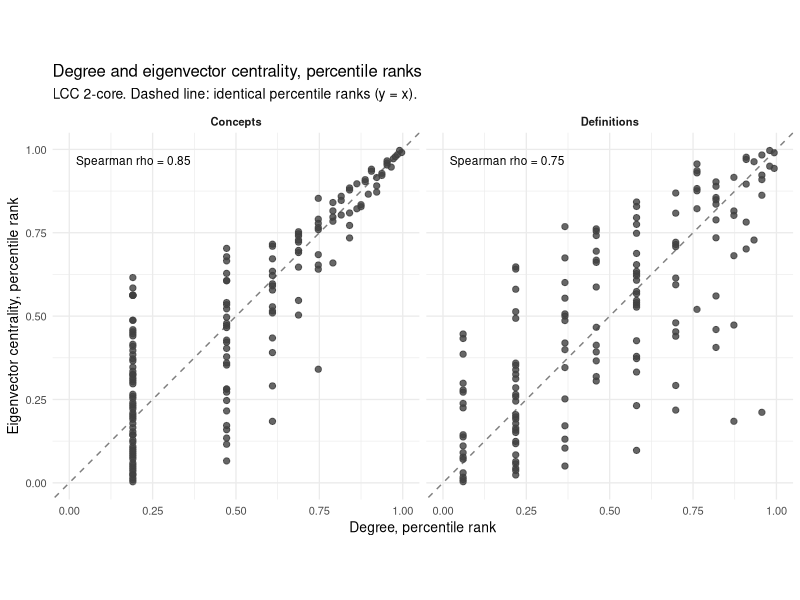
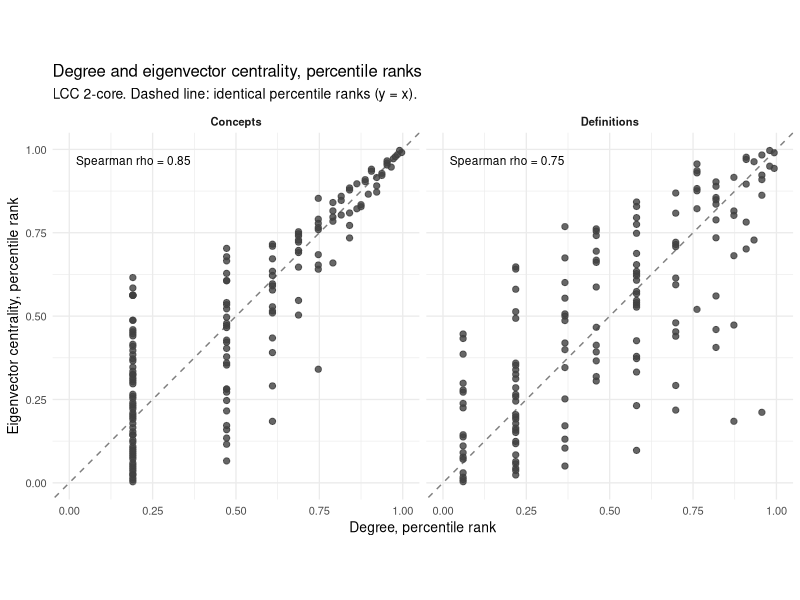

Here is the R script that generated these plots, in order:
# Percentile rank of degree against percentile rank of two-mode eigenvector
# centrality, for concepts and definitions on the LCC 2-core. The dashed line
# is y = x (identical ranks). Run from the project root.

library(ggplot2)

dir.create("figures/kk-index-b/definitions", recursive = TRUE, showWarnings = FALSE)

el <- read.csv("data/kk-index-b-eigen-centrality-2core-elements.csv")
co <- read.csv("data/kk-index-b-eigen-centrality-2core-codes.csv")

prank <- function(x) (rank(x, ties.method = "average") - 0.5) / length(x)

concepts <- data.frame(mode = "Concepts", node = el$element,
                       degree_pct = prank(el$degree),
                       eigen_pct = prank(el$eigen_centrality))
codes <- data.frame(mode = "Definitions", node = co$code,
                    degree_pct = prank(co$degree),
                    eigen_pct = prank(co$eigen_centrality))
dat <- rbind(concepts, codes)

rho <- sapply(split(dat, dat$mode), function(d) cor(d$degree_pct, d$eigen_pct, method = "spearman"))
cat("Spearman rho, degree vs eigenvector:\n")
print(round(rho, 3))

ann <- data.frame(mode = names(rho), label = paste0("Spearman rho = ", round(rho, 2)))

ggplot(dat, aes(x = degree_pct, y = eigen_pct)) +
  geom_abline(slope = 1, intercept = 0, linetype = "dashed", color = "grey50") +
  geom_point(size = 1.8, color = "grey25", alpha = 0.8) +
  geom_text(data = ann, aes(x = 0.02, y = 0.98, label = label), hjust = 0, vjust = 1, size = 3) +
  facet_wrap(~mode) +
  coord_equal(xlim = c(0, 1), ylim = c(0, 1)) +
  labs(x = "Degree, percentile rank",
       y = "Eigenvector centrality, percentile rank",
       title = "Degree and eigenvector centrality, percentile ranks",
       subtitle = "LCC 2-core. Dashed line: identical percentile ranks (y = x).") +
  theme_minimal(base_size = 10) +
  theme(strip.text = element_text(face = "bold"))
ggsave("figures/kk-index-b/definitions/rank-degree-eigen.png",
       width = 9, height = 4.8, dpi = 150, bg = "white")
